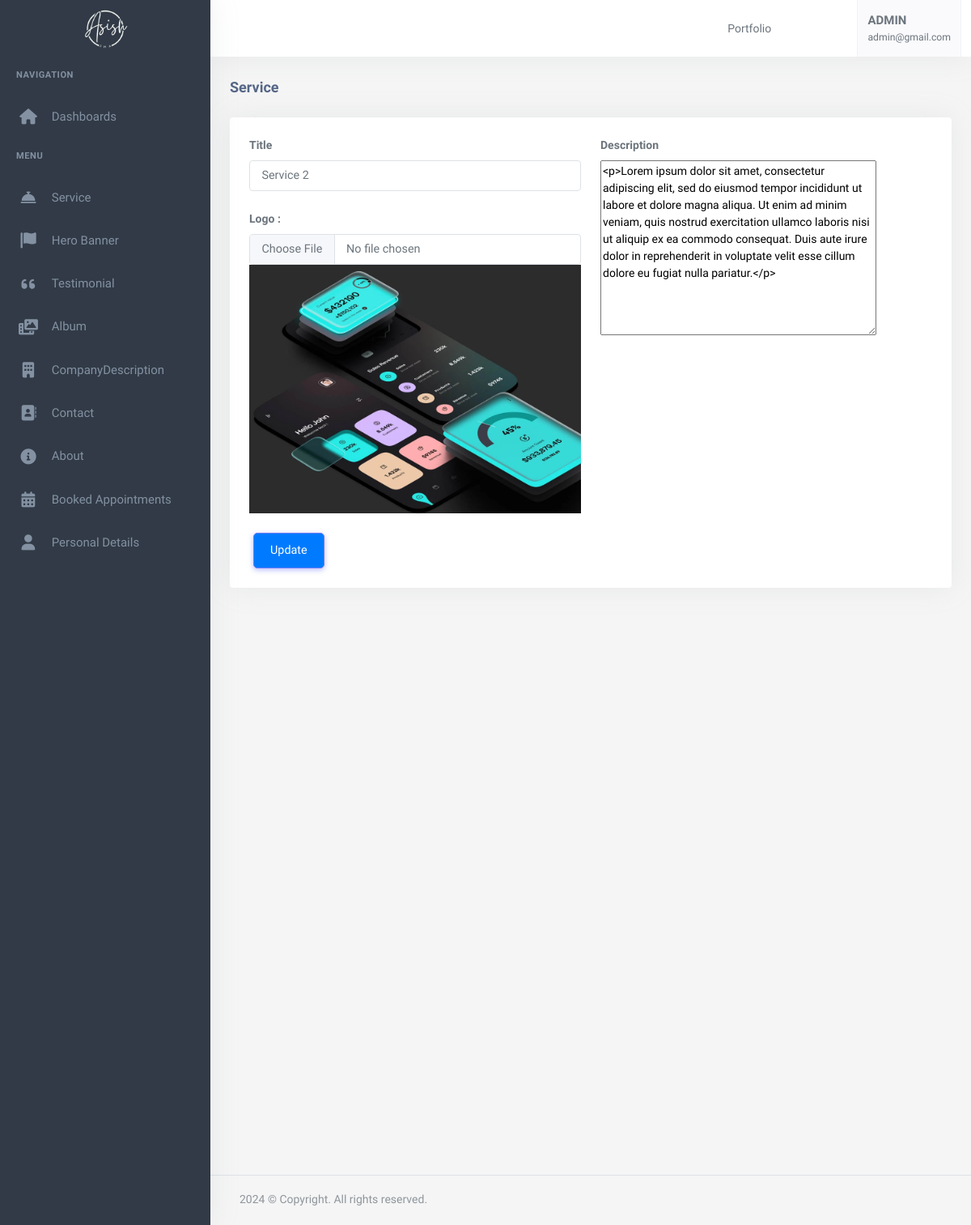
The app's page /dashboard/edit/service/2/ (signed in) with its own data.
### useraccount/models.py (models this page shows, shortened)
class User(AbstractBaseUser, PermissionsMixin):
    email = models.EmailField(
        verbose_name='Email',
        max_length=255,
        unique=True,
    )
    firstname = models.CharField(max_length=200)
    lastname = models.CharField(max_length=200)
    is_admin = models.BooleanField(default=False)
    is_user = models.BooleanField(default=False)
    is_subAdmin = models.BooleanField(default=False)
    phone_No = models.CharField(max_length=150, null=True, blank=True)
    avatar = models.ImageField(upload_to="avatarimage/", null=True, blank=True)
    created_at = models.DateTimeField(auto_now_add=True)
    updated_at = models.DateTimeField(auto_now=True)
    objects = UserManager()
    USERNAME_FIELD = 'email'
    REQUIRED_FIELDS = ['firstname','lastname', 'phone_No']

### app/models.py (models this page shows, shortened)
class PersonalDetail(models.Model):
    firstName = models.CharField(max_length=50)
    lastName = models.CharField(max_length=50)
    email = models.EmailField()
    logo = models.FileField(upload_to="logo")
    phone = models.CharField(max_length=20)
    address = models.CharField(max_length=50)
    facebookUrl = models.URLField()
    twiterUrl = models.URLField()
    instagramUrl = models.URLField()
    whatsappUrl = models.URLField()
    linkedinUrl = models.URLField()
    description = RichTextField()
    companyName = models.CharField(max_length=200)
    image = models.FileField(upload_to="smallImage")
    favicon = models.FileField(upload_to="Favicon")
    mapUrl = models.URLField()
    class Meta:
        ordering = ['-id']

class Service(models.Model):
    logo = models.FileField(upload_to="serviceimage")
    title = models.CharField(max_length=25)
    description=RichTextField()
    class Meta:
        ordering = ['-id']

### useraccount/decorators.py (the view)
    def wrapper_fun(request, *arg, **kwargs):
        if request.user.is_authenticated:
            return view_fun(request, *arg, **kwargs)
        else:
            messages.warning(request, "Login required...")
            return redirect('useraccount:login')

### app2/forms.py
class ServiceForm(forms.ModelForm):
    class Meta:
        model = Service
        fields = '__all__'

### app/context_processor.py (called while the page is built)
def personaldetail(request):
    personaldetail= PersonalDetail.objects.first()
    return{
        'personaldetail':personaldetail
    }

### app2/templates/app2/create_Service.html (shortened to what this page needs)
{% extends 'app2/base.html' %}
{% load static %}
{% block body %}
            <div class="content-page">
                <div class="content">
                    <div class="container-fluid">
                        <div class="row">
                            <div class="col-12">
                                <div class="page-title-box">
                                    <h4 class="page-title">Service</h4>
                                </div>
                            </div>
                        </div>
                        <div class="row">
                            <div class="col-12">
                                <div class="card">
                                    <div class="card-body">
                                       <form method="post" enctype="multipart/form-data" action="{% if instance %}{% url 'dashboard:edit_Service'  instance.id %}{% else %}{% url 'dashboard:add_Service' %}{% endif %}">
                                       <div class="row">
                                          <div class="col-xl-6">
                                          <div class="mb-3">
                                             <label class="form-label">Title</label>
                                             <input type="text" name="{{ form.title.name }}" id="{{ form.title.id_for_label }}" class="form-control"
                                             value="{% if instance %}{{ instance.title }}{% endif %}" placeholder="Enter title" required>
                                          </div>
                                        <div class="mb-3">
                                            <label for="{{ form.logo.id_for_label }}" class="form-label">Logo :</label>
                                            <input type="file" name="{{ form.logo.name }}" id="{{ form.logo.id_for_label }}" class="form-control" {% if not instance %}required{% endif %} onchange="showPreview(this);">
                                            <div id="logoContainer" style="width:auto; height:auto;">
                                                <img class="img-fluid" id="logoPreview" src="{% if instance %}{{ instance.logo.url }}{% endif %}" alt="" >
                                            </div>
                                        </div>
                                        </div>
                                        <div class="col-xl-6">
                                            <div class="mb-3">
                                                <label class="form-label">Description</label>
                                               {{form.description}}
                                             </div>
                                        </div>
                                          <div class="col-lg-12">
                                             {% if instance %}
                                             <button type="submit" class="btn btn-primary">Update</button>
                                         {% else %}
                                             <button type="submit" class="btn btn-primary">Add</button>
                                         {% endif %}
                                        </div>
                                       </div>
                                       </form>
                    </div>
                </div>
      {% endblock %}

### app2/templates/app2/base.html (shortened to what this page needs)
{% load static %}
<!DOCTYPE html>
<html lang="en">
    <head>
        <link rel="stylesheet" href="{% static 'app2/assets/vendor/jquery-toast-plugin/jquery.toast.min.css'%}">
        <link href="{% static 'app2/assets/css/app-saas.min.css'%}" rel="stylesheet" type="text/css" id="app-style" />
        <link href="{% static 'app2/assets/css/icons.min.css'%}" rel="stylesheet" type="text/css" />
        <link rel="stylesheet" href="https://cdnjs.cloudflare.com/ajax/libs/font-awesome/6.0.0-beta3/css/all.min.css">
        <link rel="stylesheet" href="https://cdnjs.cloudflare.com/ajax/libs/font-awesome/6.0.0-beta3/css/all.min.css">
        <link rel="stylesheet" href="https://cdnjs.cloudflare.com/ajax/libs/font-awesome/6.0.0-beta3/css/all.min.css">
        <link href="{% static 'app2/assets/vendor/bootstrap-datepicker/css/bootstrap-datepicker.min.css'%}" rel="stylesheet" type="text/css" />
        <link href="{% static 'app2/assets/vendor/select2/css/select2.min.css'%}" rel="stylesheet" type="text/css" />
        <link href="{% static 'app2/assets/vendor/datatables.net-bs5/css/dataTables.bootstrap5.min.css'%}" rel="stylesheet" type="text/css" />
        <link href="{% static 'app2/assets/vendor/datatables.net-responsive-bs5/css/responsive.bootstrap5.min.css'%}" rel="stylesheet" type="text/css" />
        <link href="{% static 'app2/assets/css/app-saas.min.css'%}" rel="stylesheet" type="text/css" id="app-style" />
        <link href="{% static 'app2/assets/css/icons.min.css'%}" rel="stylesheet" type="text/css" />
        <link href="https://cdn.jsdelivr.net/npm/summernote@0.8.16/dist/summernote-lite.min.css" rel="stylesheet">
    </head>
    <link rel="stylesheet" href="https://maxcdn.bootstrapcdn.com/font-awesome/4.7.0/css/font-awesome.min.css">
    <body>
        <div class="wrapper">
            <div class="navbar-custom">
                <div class="topbar container-fluid justify-content-between">
                    <div class="d-flex align-items-center  gap-lg-2 gap-1">
                        <button class="button-toggle-menu sm:float-end">
                            <i class="mdi mdi-menu"></i>
                        </button>
                    </div>
                    <ul class="topbar-menu d-flex align-items-center gap-3">
                        <li class="d-none d-sm-inline-block">
                            <a class="nav-link"  href="{% url 'app:index' %}">
                                Portfolio
                            </a>
                        </li>
                        <li class="d-none d-sm-inline-block">
                            <div class="nav-link" id="light-dark-mode" data-bs-toggle="tooltip" data-bs-placement="left" title="Theme Mode">
                                <i class="ri-moon-line font-22"></i>
                            </div>
                        </li>
                        <li class="d-none d-md-inline-block">
                            <a class="nav-link" href="#" data-toggle="fullscreen">
                                <i class="ri-fullscreen-line font-22"></i>
                            </a>
                        </li>
                        <li class="dropdown">
                            <a class="nav-link dropdown-toggle arrow-none nav-user px-2" data-bs-toggle="dropdown" href="#" role="button" aria-haspopup="false" aria-expanded="false">
                                <span class="d-lg-flex flex-column gap-1 d-none">
                                    <h5 class="my-0" style="text-transform: uppercase;">{{request.user.firstname}}</h5>
                                    <h6 class="my-0 fw-normal">{{request.user.email}}</h6>
                                </span>
                            </a>
                        </li>
                    </ul>
                </div>
            </div>
            <div class="leftside-menu">
                <a href="{% url 'dashboard:index' %}" class="logo logo-light">
                    <span class="logo-lg">
                        <img src="{{personaldetail.logo.url}}" alt="logo">
                    </span>
                </a>
                <div class="h-100" id="leftside-menu-container" data-simplebar>
                <ul class="side-nav">
                    <li class="side-nav-title">Navigation</li>
                    <li class="side-nav-item">
                        <a  href="{% url 'dashboard:index' %}" aria-expanded="false" aria-controls="sidebarDashboards" class="side-nav-link">
                            <i class="fas fa-home"></i>
                            <span> Dashboards </span>
                        </a>
                    </li>
                    <li class="side-nav-title">Menu</li>
                    <li class="side-nav-item">
                        <a data-bs-toggle="collapse" href="#sidebarForms" aria-expanded="false" aria-controls="sidebarForms" class="side-nav-link">
                            <i class="fas fa-concierge-bell"></i>
                            <span> Service </span>
                            <span class="menu-arrow"></span>
                        </a>
                    </li>
                    <li class="side-nav-item">
                        <a href="{% url 'dashboard:add_HeroBanner' %}" aria-expanded="false" aria-controls="sidebarEcommerce" class="side-nav-link">
                            <i class="fas fa-flag banner-icon"></i>
                            <span>Hero Banner</span>
                        </a>
                    </li>
                    <li class="side-nav-item">
                        <a data-bs-toggle="collapse" href="#sidebarTasks" aria-expanded="false" aria-controls="sidebarTasks" class="side-nav-link">
                            <i class="fas fa-quote-left"></i>
                            <span>Testimonial</span>
                            <span class="menu-arrow"></span>
                        </a>
                    </li>
                    <li class="side-nav-item">
                        <a data-bs-toggle="collapse" href="#sidebarBaseUI" aria-expanded="false" aria-controls="sidebarBaseUI" class="side-nav-link">
                            <i class="fas fa-photo-video"></i>
                            <span> Album</span>
                            <span class="menu-arrow"></span>
                        </a>
                    </li>
                    <li class="side-nav-item">
                        <a data-bs-toggle="collapse" href="#hello" aria-expanded="false" aria-controls="hello" class="side-nav-link">
                            <i class="fas fa-building"></i>
                            <span>CompanyDescription</span>
                            <span class="menu-arrow"></span>
                        </a>
                    </li>
                    <li class="side-nav-item">
                        <a href="{% url 'dashboard:Contact' %}" class="side-nav-link">
                            <i class="fas fa-address-book"></i>
                            <span> Contact </span>
                        </a>
                    </li>
                    <li class="side-nav-item">
                        <a href="{% url 'dashboard:add_About' %}" aria-expanded="false" aria-controls="sidebarEcommerce" class="side-nav-link">
                            <i class="fas fa-info-circle"></i>
                            <span> About </span>
                        </a>
                    </li>
                    <li class="side-nav-item">
                        <a href="{% url 'dashboard:Appointment' %}" aria-expanded="false" aria-controls="sidebarEcommerce" class="side-nav-link">
                            <i class="fas fa-calendar-alt"></i>
                            <span> Booked Appointments </span>
                        </a>
                    </li>
                    <li class="side-nav-item">
                        <a href="{% url 'dashboard:add_PersonalDetails' %}" class="side-nav-link">
                            <i class="fas fa-user"></i>
                            <span>Personal Details</span>
                        </a>
                    </li>
                </ul>
            </div>
        </div>
  {% block body %}
  {% endblock  %}
        <footer class="footer">
            <div class="container-fluid">
                <div class="row">
                    <div class="col-md-6">
                        <script>document.write(new Date().getFullYear())</script> © Copyright. All rights reserved.
                    </div>
                    <div class="col-md-6">
                    </div>
                </div>
            </div>
        </footer>
    </div>
    </div>
                        </body>
                        </html>

### app2/templates/app2/base.html (style rules this page uses)
.btn { margin: 0 5px; padding: 10px 20px; border-radius: 5px; cursor: pointer; }
.btn-primary { background-color: #007bff; color: #fff; }

### records on screen
User: user.firstname "ADMIN", user.email "admin@gmail.com"
PersonalDetail: logo (picture)
Service: title "Service 2", logo (picture), description "<p>Lorem ipsum dolor sit amet, consectetur adipiscing elit, sed do eiusmod tempor incididunt ut labore et dolore magna aliqua. Ut enim ad minim veniam, quis nostrud exercitation ullamco laboris nisi ut aliquip ex ea commodo consequat. Duis aute irure dolor in reprehenderit in voluptate velit esse cillum dolore eu fugiat nulla pariatur.</p>"
